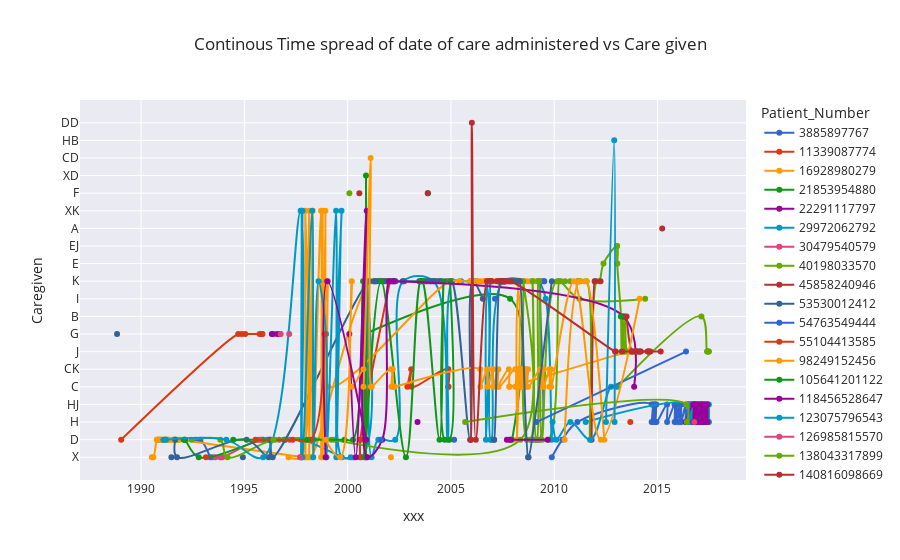

The notebook cell saved with this chart:
### Markdown cell above
This visual has a different line shape than the visual above as well as a dedicated color chart. This helps the visualization appear brighter and thus more interesting. 
The plot also has a different render mode than that above as well as more labels. 
It is my recommendation that we proceed with the plot below.

### Code cell
import plotly.express as px
fig = px.line(df2, y="Caregiven", x="xxx", color="Patient_Number", line_group="Patient_Number",
              line_shape="spline", render_mode="svg",markers=True,
             color_discrete_sequence=px.colors.qualitative.G10,
             title="Continous Time spread of date of care administered vs Care given")

fig.show()
